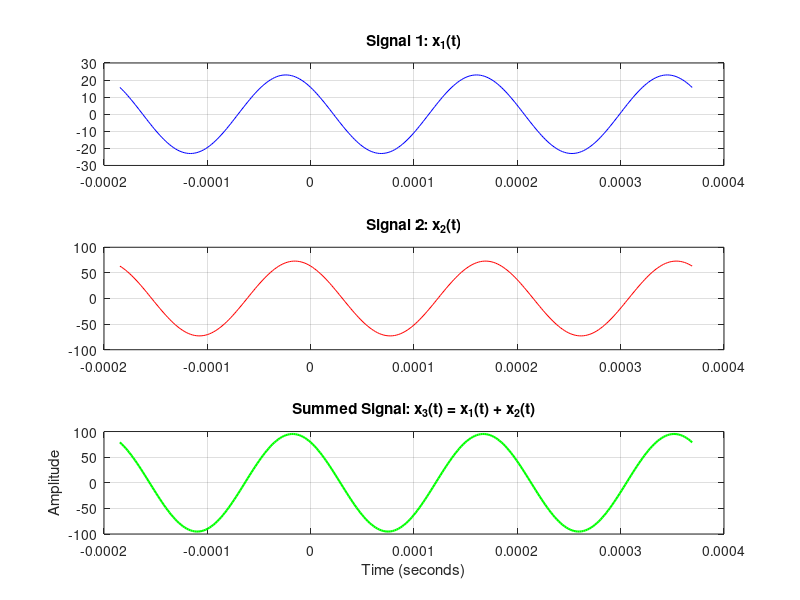

Write MATLAB code to recreate this figure.
% --- PART (e): Summing the signals and plotting ---

% 1. Setup background variables (so this file runs on its own)
f = 5417; A1 = 23; A2 = 73; 
j1_rad = 47 * (pi/180); j2_rad = 30 * (pi/180);
t = -(1/f) : (1/f)/100 : 2*(1/f);
x1 = A1 * cos(2*pi*f*t + j1_rad);
x2 = A2 * cos(2*pi*f*t + j2_rad);

% 2. MAIN PART (e) CODE: Create the third sinusoid as the sum
x3 = x1 + x2; 

% 3. Plotting in a three-panel subplot
figure;

% Re-draw panel 1 and 2 quickly so the window isn't empty
subplot(3,1,1); plot(t, x1, 'b'); grid on; title('Signal 1: x_1(t)');
subplot(3,1,2); plot(t, x2, 'r'); grid on; title('Signal 2: x_2(t)');

% Plot x3 in the 3rd panel
subplot(3,1,3);
plot(t, x3, 'g', 'LineWidth', 1.5);
grid on;
title('Summed Signal: x_3(t) = x_1(t) + x_2(t)');
xlabel('Time (seconds)');
ylabel('Amplitude');
